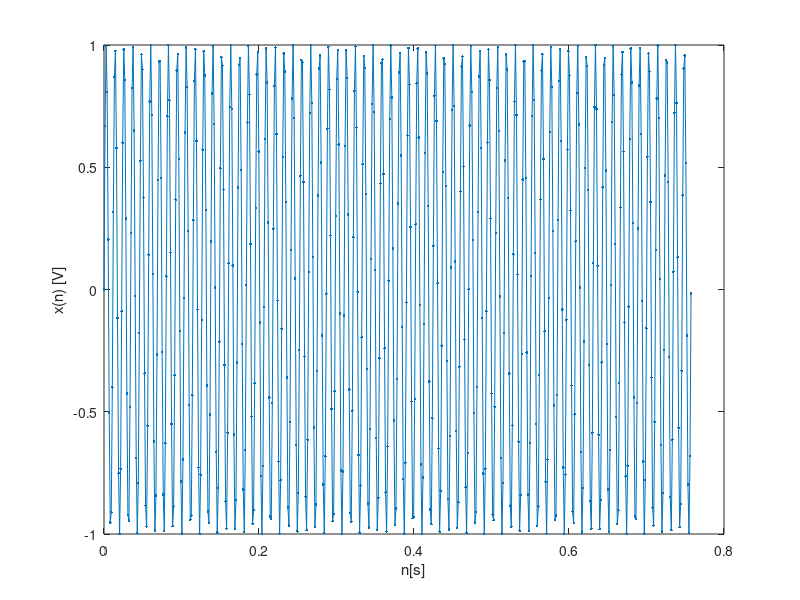

MATLAB code to generate this figure:
clear 
clc

fs=1/1500+rand()*(1/700-1/1500);
N=512+rand()*1488; #N (512,2000)
n=(0:fs:N*fs); %[s]
A=1;
f=10+rand()*190; %rand(10,200)
x=A*sin(2*pi*f*n);
plot(n,x,'.-');
xlabel('n[s]');
ylabel('x(n) [V]');
